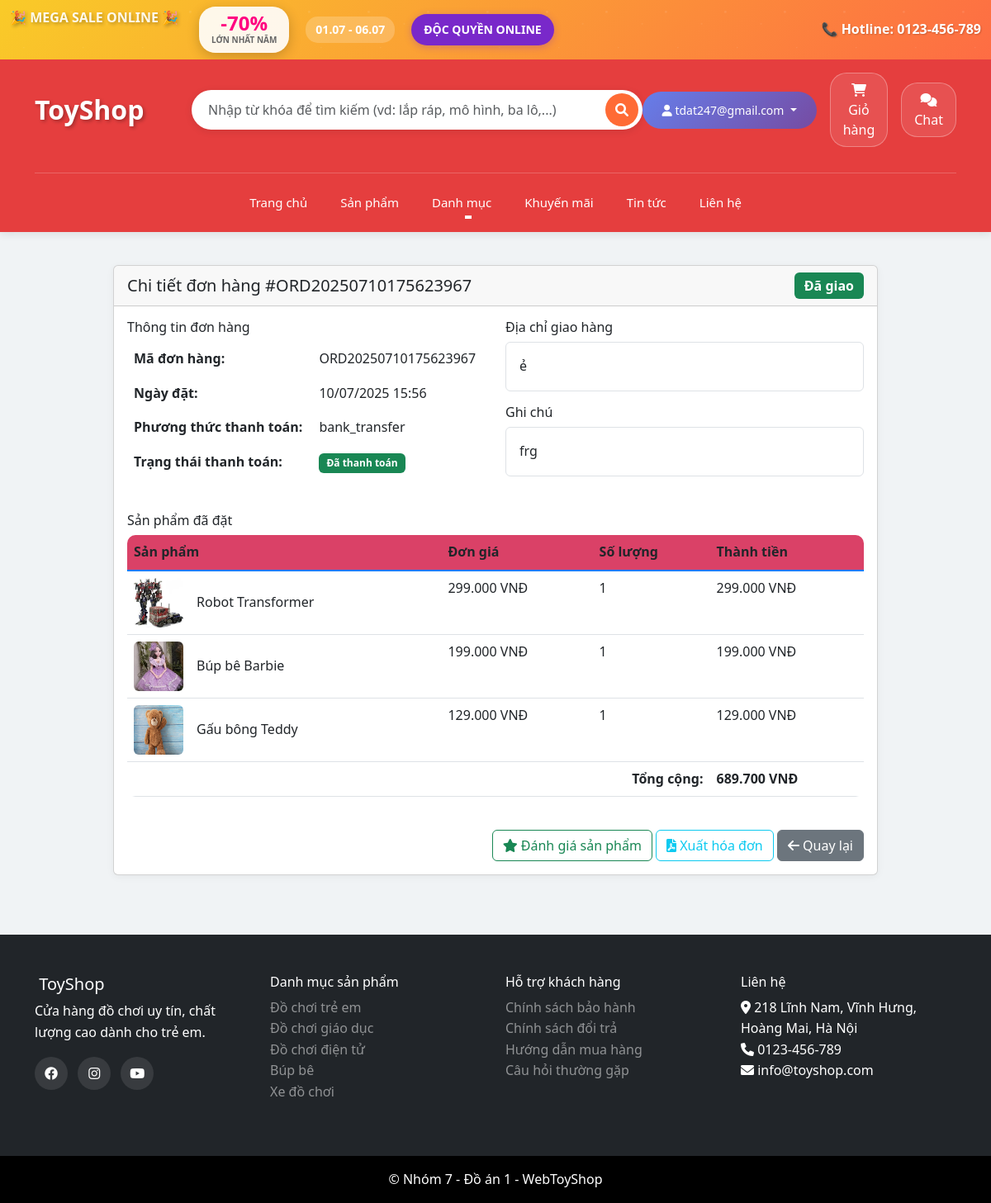
The app's page /customer/order_detail.php?id=5 (signed in) with its own data.
### tables this page shows
CREATE TABLE `orders` (
  `id` int(11) NOT NULL,
  `customer_id` int(11) DEFAULT NULL,
  `order_code` varchar(50) NOT NULL,
  `total_amount` decimal(10,2) NOT NULL,
  `status` enum('pending','confirmed','shipping','delivered','cancelled') DEFAULT 'pending',
  `payment_method` varchar(50) DEFAULT NULL,
  `payment_status` enum('pending','paid','failed') DEFAULT 'pending',
  `shipping_address` text DEFAULT NULL,
  `notes` text DEFAULT NULL,
  `created_at` timestamp NOT NULL DEFAULT current_timestamp(),
  `discount_id` int(11) DEFAULT NULL
);

CREATE TABLE `order_details` (
  `id` int(11) NOT NULL,
  `order_id` int(11) DEFAULT NULL,
  `product_id` int(11) DEFAULT NULL,
  `quantity` int(11) NOT NULL,
  `price` decimal(10,2) NOT NULL,
  `total` decimal(10,2) NOT NULL
);

CREATE TABLE `products` (
  `id` int(11) NOT NULL,
  `name` varchar(200) NOT NULL,
  `description` text DEFAULT NULL,
  `price` decimal(10,2) NOT NULL,
  `sale_price` decimal(10,2) DEFAULT NULL,
  `category_id` int(11) DEFAULT NULL,
  `image` varchar(255) DEFAULT NULL,
  `stock_quantity` int(11) DEFAULT 0,
  `status` enum('active','inactive') DEFAULT 'active',
  `featured` tinyint(1) DEFAULT 0,
  `created_at` timestamp NOT NULL DEFAULT current_timestamp()
);

CREATE TABLE `categories` (
  `id` int(11) NOT NULL,
  `name` varchar(100) NOT NULL,
  `description` text DEFAULT NULL,
  `image` varchar(255) DEFAULT NULL,
  `status` enum('active','inactive') DEFAULT 'active',
  `created_at` timestamp NOT NULL DEFAULT current_timestamp()
);

### config/database.php (called while the page is built, shortened)
<?php
$conn = new mysqli(DB_HOST, DB_USER, DB_PASS, DB_NAME);
$conn->set_charset("utf8mb4");
function executeQuery($sql, $params = []) {
    global $conn;
    $stmt = $conn->prepare($sql);
    if (!empty($params)) {
        $types = '';
        foreach ($params as $param) {
            if (is_int($param)) {
                $types .= 'i';
            } elseif (is_float($param)) {
                $types .= 'd';
            } elseif (is_string($param)) {
                $types .= 's';
            } else {
                $types .= 's';
            }
        }
        if (!$stmt->bind_param($types, ...$params)) {
            error_log("Binding parameters failed: " . $stmt->error);
            $stmt->close();
            return false;
        }
    }
    if (!$stmt->execute()) {
        error_log("Execute failed: " . $stmt->error);
        $stmt->close();
        return false;
    }
    if (strpos(strtoupper($sql), 'SELECT') === 0) {
        $result = $stmt->get_result();
        return $result;
    }
    return true;
}
function fetchOne($sql, $params = []) {
    $result = executeQuery($sql, $params);
    if ($result && $result !== true) {
        return $result->fetch_assoc();
    }
    return null;
}
function fetchAll($sql, $params = []) {
    $result = executeQuery($sql, $params);
    $data = [];
    if ($result && $result !== true) {
        while ($row = $result->fetch_assoc()) {
            $data[] = $row;
        }
    }
    return $data;
}
?>

### includes/functions.php (called while the page is built, shortened)
<?php
function formatMoney($amount) {
    return number_format($amount, 0, ',', '.') . ' VNĐ';
}
?>

### customer/order_detail.php (the view, shortened to what this page needs)
<?php
include '../includes/header.php';
$customer_id = $_SESSION['customer_id'];
$order_id = (int)$_GET['id'];
$order = fetchOne("SELECT * FROM orders WHERE id = ? AND customer_id = ?", [$order_id, $customer_id]);
$orderDetails = fetchAll("SELECT od.*, p.name, p.image
                          FROM order_details od
                          JOIN products p ON od.product_id = p.id
                          WHERE od.order_id = ?", [$order_id]);
?>
<div class="container py-4">
    <div class="row justify-content-center">
        <div class="col-md-10">
            <div class="card">
                <div class="card-header d-flex justify-content-between align-items-center">
                    <h5 class="mb-0">Chi tiết đơn hàng #<?php echo $order['order_code']; ?></h5>
                    <span class="badge bg-<?php
                        echo match($order['status']) {
                            'pending' => 'warning',
                            'confirmed' => 'info',
                            'shipping' => 'primary',
                            'delivered' => 'success',
                            'cancelled' => 'danger',
                            default => 'secondary'
                        };
                    ?> fs-6">
                        <?php
                        echo match($order['status']) {
                            'pending' => 'Chờ xác nhận',
                            'confirmed' => 'Đã xác nhận',
                            'shipping' => 'Đang giao hàng',
                            'delivered' => 'Đã giao',
                            'cancelled' => 'Đã hủy',
                            default => 'Không xác định'
                        };
                        ?>
                    </span>
                </div>
                <div class="card-body">
                    <div class="row mb-4">
                        <div class="col-md-6">
                            <h6>Thông tin đơn hàng</h6>
                            <table class="table table-borderless">
                                <tr>
                                    <td><strong>Mã đơn hàng:</strong></td>
                                    <td><?php echo $order['order_code']; ?></td>
                                </tr>
                                <tr>
                                    <td><strong>Ngày đặt:</strong></td>
                                    <td><?php echo date('d/m/Y H:i', strtotime($order['created_at'])); ?></td>
                                </tr>
                                <tr>
                                    <td><strong>Phương thức thanh toán:</strong></td>
                                    <td><?php echo $order['payment_method'] ?: 'Thanh toán khi nhận hàng'; ?></td>
                                </tr>
                                <tr>
                                    <td><strong>Trạng thái thanh toán:</strong></td>
                                    <td>
                                        <span class="badge bg-<?php echo $order['payment_status'] == 'paid' ? 'success' : 'warning'; ?>">
                                            <?php echo $order['payment_status'] == 'paid' ? 'Đã thanh toán' : 'Chưa thanh toán'; ?>
                                        </span>
                                    </td>
                                </tr>
                            </table>
                        </div>
                        <div class="col-md-6">
                            <h6>Địa chỉ giao hàng</h6>
                            <div class="border rounded p-3">
                                <?php echo nl2br($order['shipping_address']); ?>
                            </div>
                            <?php if ($order['notes']): ?>
                                <h6 class="mt-3">Ghi chú</h6>
                                <div class="border rounded p-3">
                                    <?php echo nl2br($order['notes']); ?>
                                </div>
                            <?php endif; ?>
                        </div>
                    </div>
                    <h6>Sản phẩm đã đặt</h6>
                    <div class="table-responsive">
                        <table class="table">
                            <thead>
                                <tr>
                                    <th>Sản phẩm</th>
                                    <th>Đơn giá</th>
                                    <th>Số lượng</th>
                                    <th>Thành tiền</th>
                                </tr>
                            </thead>
                            <tbody>
                                <?php foreach ($orderDetails as $detail): ?>
                                    <tr>
                                        <td>
                                            <div class="d-flex align-items-center">
                                                <img src="../assets/img/<?php echo $detail['image'] ?: 'default.jpg'; ?>"
                                                     width="60" height="60" class="rounded me-3">
                                                <div>
                                                    <h6 class="mb-0"><?php echo $detail['name']; ?></h6>
                                                </div>
                                            </div>
                                        </td>
                                        <td><?php echo formatMoney($detail['price']); ?></td>
                                        <td><?php echo $detail['quantity']; ?></td>
                                        <td><?php echo formatMoney($detail['total']); ?></td>
                                    </tr>
                                <?php endforeach; ?>
                            </tbody>
                            <tfoot>
                                <tr>
                                    <th colspan="3" class="text-end">Tổng cộng:</th>
                                    <th><?php echo formatMoney($order['total_amount']); ?></th>
                                </tr>
                            </tfoot>
                        </table>
                    </div>
                    <div class="text-end mt-4">
                        <?php if ($order['status'] == 'delivered'): ?>
                            <a href="review_product.php?order_id=<?php echo $order['id']; ?>"
                               class="btn btn-outline-success">
                                <i class="fas fa-star"></i> Đánh giá sản phẩm
                            </a>
                        <?php endif; ?>
                        <?php if (in_array($order['status'], ['confirmed', 'delivered'])): ?>
                            <a href="invoice.php?id=<?php echo $order['id']; ?>"
                               class="btn btn-outline-info" target="_blank">
                                <i class="fas fa-file-pdf"></i> Xuất hóa đơn
                            </a>
                        <?php endif; ?>
                        <a href="my_orders.php" class="btn btn-secondary">
                            <i class="fas fa-arrow-left"></i> Quay lại
                        </a>
                    </div>
                </div>
            </div>
        </div>
    </div>
</div>
<?php include '../includes/footer.php'; ?>

### includes/footer.php (shortened to what this page needs)
    <footer class="footer bg-dark text-white mt-5">
        <div class="container py-5">
            <div class="row">
                <div class="col-md-3">
                    <h5><i class="fas fa-toy-brick"></i> ToyShop</h5>
                    <p>Cửa hàng đồ chơi uy tín, chất lượng cao dành cho trẻ em.</p>
                    <div class="social-links">
                        <a href="#" class="text-white me-2"><i class="fab fa-facebook"></i></a>
                        <a href="#" class="text-white me-2"><i class="fab fa-instagram"></i></a>
                        <a href="#" class="text-white me-2"><i class="fab fa-youtube"></i></a>
                    </div>
                </div>
                <div class="col-md-3">
                    <h6>Danh mục sản phẩm</h6>
                    <ul class="list-unstyled">
                        <?php
                        $categories = fetchAll("SELECT * FROM categories WHERE status = 'active' LIMIT 5");
                        foreach ($categories as $category):
                        ?>
                            <li><a href="category.php?id=<?php echo $category['id']; ?>" class="text-white-50"><?php echo $category['name']; ?></a></li>
                        <?php endforeach; ?>
                    </ul>
                </div>
                <div class="col-md-3">
                    <h6>Hỗ trợ khách hàng</h6>
                    <ul class="list-unstyled">
                        <li><a href="#" class="text-white-50">Chính sách bảo hành</a></li>
                        <li><a href="#" class="text-white-50">Chính sách đổi trả</a></li>
                        <li><a href="#" class="text-white-50">Hướng dẫn mua hàng</a></li>
                        <li><a href="#" class="text-white-50">Câu hỏi thường gặp</a></li>
                    </ul>
                </div>
                <div class="col-md-3">
                    <h6>Liên hệ</h6>
                    <ul class="list-unstyled">
                        <li><i class="fas fa-map-marker-alt"></i> 218 Lĩnh Nam, Vĩnh Hưng, Hoàng Mai, Hà Nội</li>
                        <li><i class="fas fa-phone"></i> 0123-456-789</li>
                        <li><i class="fas fa-envelope"></i> info@toyshop.com</li>
                    </ul>
                </div>
            </div>
        </div>
        <div class="footer-bottom bg-black py-3">
            <div class="container">
                <div class="row align-items-center">
                    <div class="col-12 text-center">
                        <p class="mb-0">&copy; Nhóm 7 - Đồ án 1 - WebToyShop</p>
                    </div>
                </div>
            </div>
        </div>
    </footer>
</body>
</html>

### assets/css/style.css (style rules this page uses)
:root { --primary-color: #007bff; --secondary-color: #6c757d; --success-color: #28a745; --danger-color: #dc3545; --warning-color: #ffc107; --info-color: #17a2b8; --light-color: #da4167; --dark-color: #343a40; --bg-color: #f7f8f9; }
body { font-family: "Segoe UI", Tahoma, Geneva, Verdana, sans-serif; line-height: 1.6; background-color: var(--bg-color); }
.footer { margin-top: auto; }
.social-links a { display: inline-block; width: 40px; height: 40px; line-height: 40px; text-align: center; border-radius: 50%; background: rgba(255, 255, 255, 0.1); transition: all 0.3s ease; }
.card { transition: all 0.3s ease; }
.badge { font-size: 0.75em; padding: 0.5em 0.75em; }
.table { border-radius: 10px; overflow: hidden; }
.table thead th { border-bottom: 2px solid var(--primary-color); background: var(--light-color); }
.card, .product-card, .category-card .card, .account-card { background-color: #ffffff; box-shadow: 0 2px 10px rgba(0, 0, 0, 0.05); }

### assets/css/custom.css (style rules this page uses)
body { background-color: #f0f3f5; }
.card, .product-card, .category-card .card, .account-card { background-color: #ffffff; box-shadow: 0 2px 10px rgba(0, 0, 0, 0.05); }

### includes/footer.php (style rules this page uses)
.footer a { text-decoration: none !important; }

### records on screen
orders: order_code "ORD20250710175623967", status "Đã giao", created_at "10/07/2025 15:56", payment_method "bank_transfer", shipping_address "ẻ", notes "frg", total_amount "689.700 VNĐ"
order_details: product.image (picture), product.name "Robot Transformer", price "299.000 VNĐ", quantity "1", total "299.000 VNĐ"
order_details: product.image (picture), product.name "Búp bê Barbie", price "199.000 VNĐ", quantity "1", total "199.000 VNĐ"
order_details: product.image (picture), product.name "Gấu bông Teddy", price "129.000 VNĐ", quantity "1", total "129.000 VNĐ"
categories: name "Đồ chơi trẻ em"
categories: name "Đồ chơi giáo dục"
categories: name "Đồ chơi điện tử"
categories: name "Búp bê"
categories: name "Xe đồ chơi"

### other values on screen
$_SESSION['customer_name'] "tdat247@gmail.com"
